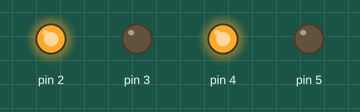
Recording of a sketch running on a simulated Arduino Uno, built with avr-gcc and run on an emulated ATmega328P. Parts: output pins drawn as LEDs (lit = HIGH).

Above: at 1.0 s.
At 5.5 s:
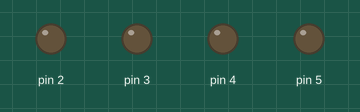
Timing chart, 0 to 6.9 s (numbered marks = the images above):
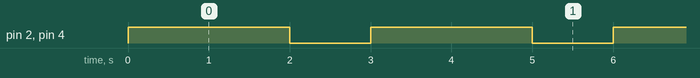

Measured:
- by itself, pin 2, pin 4: alternates HIGH for 2.0 s and LOW for 1.0 s

The sketch:

struccionDeUnPuenteHconTransistoresParaControlarUnMotor_Pag3.ino
```cpp
/* TRANSCRITO  POR GUSTAVO JARRO CALLIZAYA*/
 /*DEL*/
 /*TEXTO: ROBOTICA CON ARDUINO 3º (SECUNDARIA COMUNITARIA PRODUCTIVA
 * ) "TECHHOME"*/
  /* PRACTICA:Construcion de un puente H CON TRASISTORES PARA CONTROLAR UN MOTOR
   *  PAGINA 32 DEL TEXTO*   */
void setup() {
  // put your setup code here, to run once:
pinMode(2, OUTPUT);
pinMode(3, OUTPUT);
pinMode(4, OUTPUT);
pinMode(5, OUTPUT);
}
void loop() {
  // put your main code here, to run repeatedly:
digitalWrite(2,1);
digitalWrite(3,0);
digitalWrite(4,1);
digitalWrite(5,0);
delay(2000);
digitalWrite(2,0);
digitalWrite(3,0);
digitalWrite(4,0);
digitalWrite(5,0);
delay(1000);
}
```
